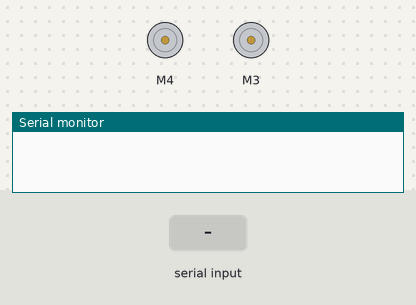
The sketch below on a simulated Arduino Uno, built with avr-gcc and run on an emulated ATmega328P. On the bench: 2 × DC motor (green arrow = forward, orange = backward, longer = faster), the last lines printed to the serial monitor. The inputs (shaded band) are chosen by the test bench.

Above: at 1.2 s.
1.3 s: "F" received over Serial
At 1.8 s:
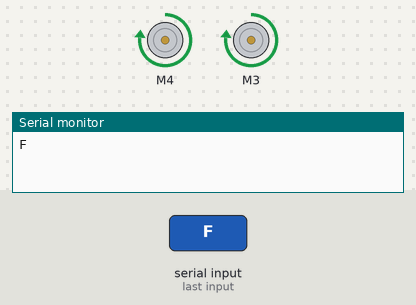
2.9 s: "B" received over Serial
At 4.1 s:
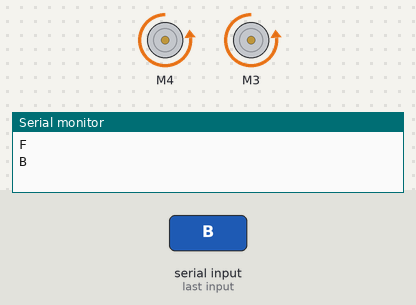
4.4 s: "R" received over Serial
At 5.4 s:
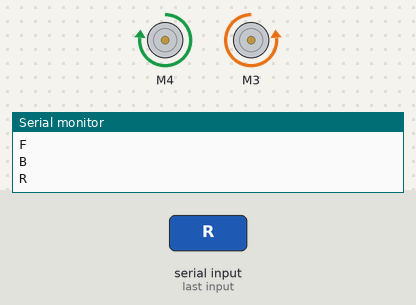
5.9 s: "L" received over Serial
At 6.6 s:
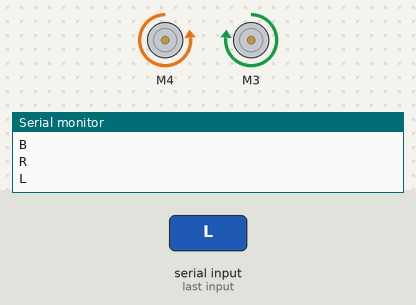
7.4 s: "1" received over Serial
At 7.9 s:
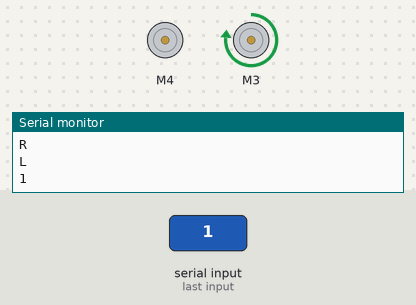
9.0 s: "2" received over Serial
At 10.5 s:
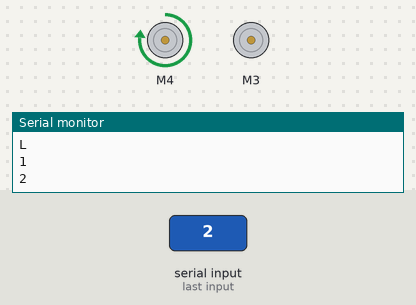
Timing chart, 0 to 11.6 s (numbered marks = the images above; inputs shaded):
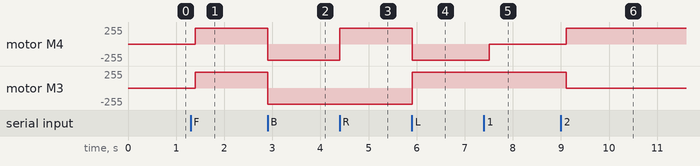

The sketch:

sketch_jul19a.ino
```cpp
#include <AFMotor.h>
char val;
AF_DCMotor motor1(4, MOTOR12_64KHZ); //Jadikan motor 1, 64KHz
AF_DCMotor motor2(3, MOTOR12_64KHZ); //Jadikan motor 2, 64KHz

void setup() {
  motor1.setSpeed(240); //Set kecepatan motor 240 (Range 0-255)
  motor2.setSpeed(240); //Set kecepatan motor 240 (Range 0-255)
  Serial.begin(9600); //Kecepatan komunikasi serial
}

void loop() {
  if( Serial.available() >0 )
  {
    //Variable val untuk menyimpan sementara hasil dari bluetooth
    val = Serial.read();
    Serial.println(val);
  }
  if( val == 'F' ) {     //Motor Maju
    motor1.run(FORWARD); //Motor kiri maju
    motor2.run(FORWARD); //Motor kanan maju
  }
   if( val == 'B') {      //Motor Mundur
    motor1.run(BACKWARD); //Motor kiri mundur
    motor2.run(BACKWARD); //Motor kanan mundur
  }
   if( val == 'R' ) {     //Motor Berbelok kanan
    motor1.run(FORWARD);  //Motor kiri maju
    motor2.run(BACKWARD); //Motor kanan mundur
  }
   if( val == 'L' ) {     //Motor Berbelok kiri
    motor1.run(BACKWARD); //Motor kiri mundur
    motor2.run(FORWARD);  //Motor kanan maju
  }
    if( val == 'S' ) {     //Motor Berhenti
    motor1.run(RELEASE);   //Motor kiri berhenti
    motor2.run(RELEASE);   //Motor kanan berhenti
  }
  delay(100);

    if( val == '1' ) {     //Motor Serong Kiri depan
    motor1.run(RELEASE);   //Motor kiri berhenti
    motor2.run(FORWARD);   //Motor kanan maju
  }
    if( val == '2' ) {     //Motor Serong Kanan depan
    motor1.run(FORWARD);   //Motor kiri maju
    motor2.run(RELEASE);   //Motor kanan berhenti
  }
    if( val == '3' ) {     //Motor Serong Kiri belakang
    motor1.run(BACKWARD);  //Motor kiri mundur
    motor2.run(RELEASE);   //Motor kanan berhenti
  }
    if( val == '4' ) {     //Motor Serong Kanan belakang
    motor1.run(RELEASE);   //Motor kiri berhenti
    motor2.run(BACKWARD);  //Motor kanan mundur
  }
}
```

Measured:
- after the input at 1.3 s, motor M4, motor M3: stopped → forward 240/255 after 0.10 s
- after the input at 2.9 s, motor M4, motor M3: forward 240/255 → backward 240/255 at once
- after the input at 4.4 s, motor M4: backward 240/255 → forward 240/255 at once
- after the input at 5.9 s, motor M4: forward 240/255 → backward 240/255 at once; motor M3: backward 240/255 → forward 240/255 at once
- after the input at 7.4 s, motor M4: backward 240/255 → stopped after 0.11 s
- after the input at 9.0 s, motor M4: stopped → forward 240/255 after 0.11 s; motor M3: forward 240/255 → stopped after 0.11 s
